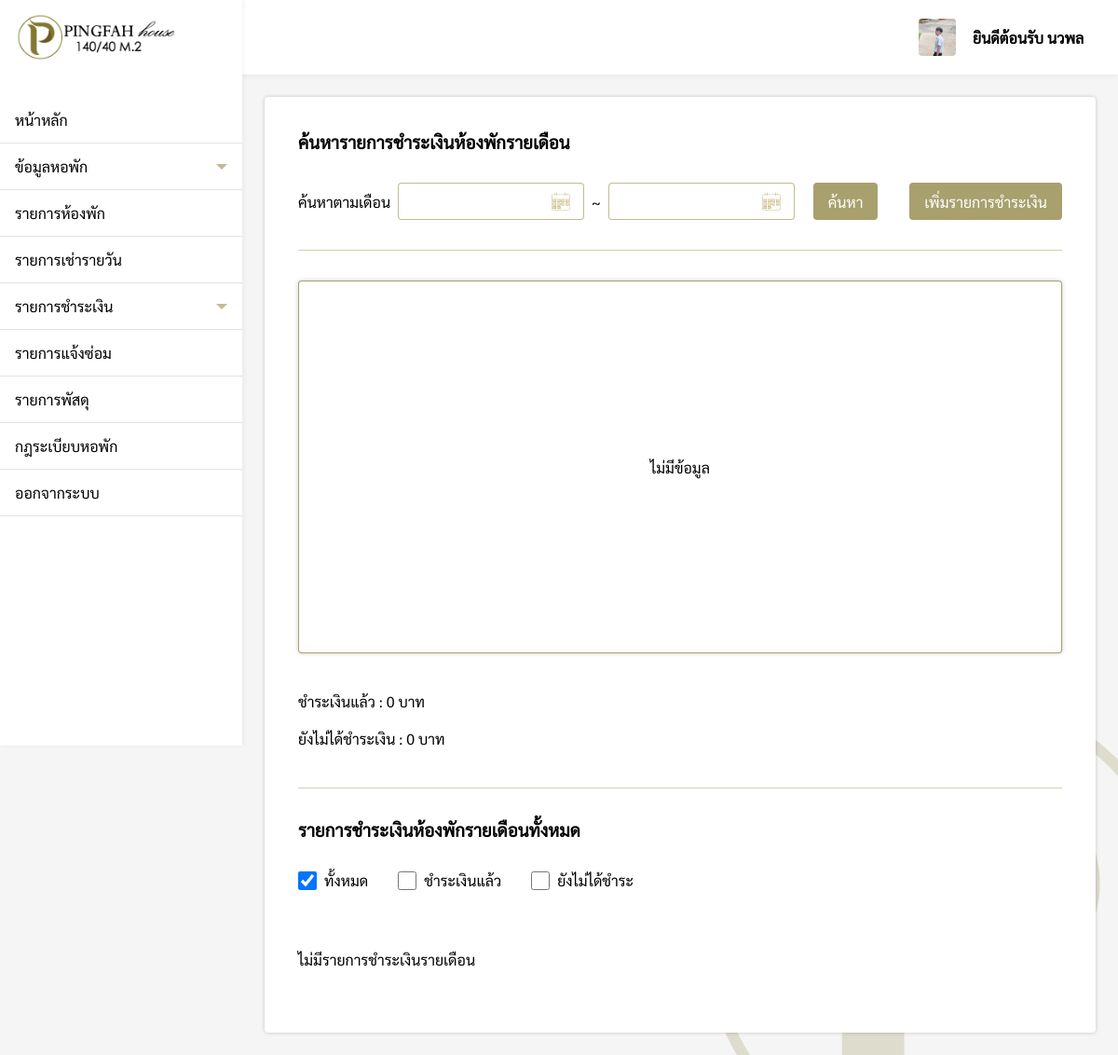
/pages/employee/cost/index.php (signed in), run on an earlier commit of the app's database.
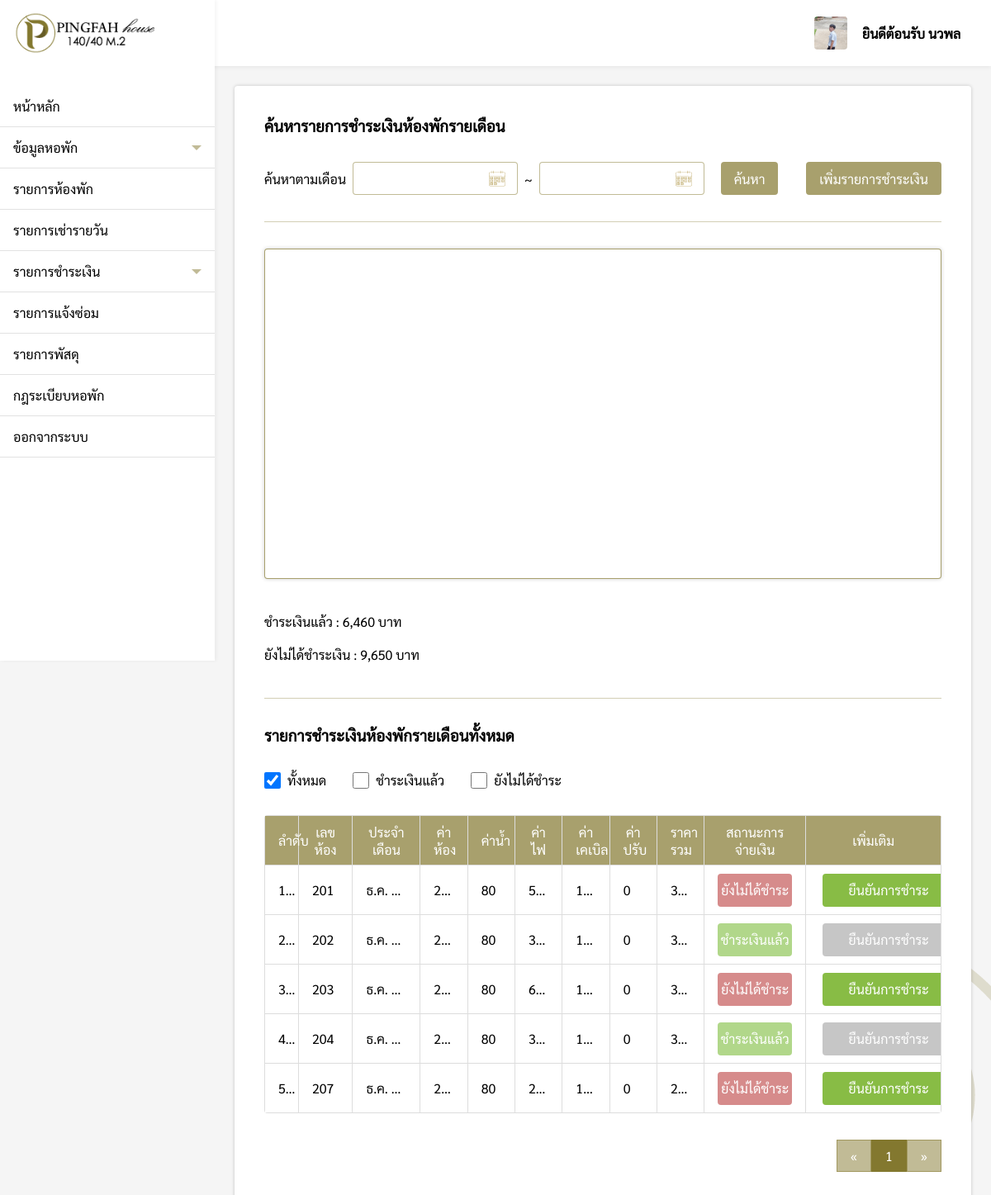
And on a later commit of the database.
### tables this page shows
CREATE TABLE `employee` (
  `id` int(11) NOT NULL,
  `title_name` varchar(200) NOT NULL,
  `firstname` varchar(200) NOT NULL,
  `lastname` varchar(200) NOT NULL,
  `nickname` varchar(200) NOT NULL,
  `position` varchar(200) NOT NULL,
  `id_card` varchar(200) NOT NULL,
  `tel` varchar(200) NOT NULL,
  `email` varchar(200) NOT NULL,
  `id_line` varchar(200) NOT NULL,
  `birthday` varchar(200) NOT NULL,
  `age` varchar(200) NOT NULL,
  `race` varchar(200) NOT NULL,
  `nationality` varchar(200) NOT NULL,
  `address` varchar(200) NOT NULL,
  `pic_idcard` varchar(200) NOT NULL,
  `pic_home` varchar(200) NOT NULL,
  `profile_img` varchar(200) NOT NULL,
  `username` varchar(200) NOT NULL,
  `password` varchar(200) NOT NULL
);

CREATE TABLE `cost` (
  `cost_id` int(11) NOT NULL,
  `room_id` varchar(100) NOT NULL,
  `type` varchar(100) NOT NULL,
  `cost_status` varchar(100) NOT NULL,
  `date` varchar(100) NOT NULL,
  `room_cost` float(100,2) NOT NULL,
  `water_bill` float(100,2) NOT NULL,
  `elec_bill` float(100,2) NOT NULL,
  `cable_charge` float(100,2) NOT NULL,
  `fines` float(100,2) NOT NULL,
  `total` varchar(255) NOT NULL
);

### pages/employee/cost/index.php (the view, shortened to what the rows shown need)
<?php
if($_SESSION['level'] == 'employee'){
    include('../../connection.php');
    include('../../../components/sidebarEPY.php');
    $from = @$_REQUEST['from'];
    $to = @$_REQUEST['to'];
    $check = @$_REQUEST['Status'];
    function DateThai($strDate){
    	$strYear = date("Y",strtotime($strDate))+543;
    	$strMonth= date("n",strtotime($strDate));
    	$strMonthCut = Array("","ม.ค.","ก.พ.","มี.ค.","เม.ย.","พ.ค.","มิ.ย.","ก.ค.","ส.ค.","ก.ย.","ต.ค.","พ.ย.","ธ.ค.");
    	$strMonthThai=$strMonthCut[$strMonth];
    	return "$strMonthThai $strYear";
    }
?>
<!DOCTYPE html>
<html lang="en">
<head>
    <link rel="stylesheet" href="../../../css/cost.css">
    <link rel="stylesheet" href="../../../css/my-style.css">
</head>
<body>
    <div class="box">
        <div style="padding:24px;">
            <div class="cost-box">
                <div>
                    <?php
                        $perpage = 10;
                        if(isset($_GET['page'])){
                            $page = $_GET['page'];
                        }else{
                            $page = 1;
                        }
                        $start = ($page - 1) * $perpage;
                        $num = $start + 1;
                        if(isset($from) && isset($to) && !isset($check)){
                            $sql ="SELECT * FROM cost WHERE (date BETWEEN '$from' AND '$to') ORDER BY date LIMIT {$start} , {$perpage}";
                        }else{
                            $sql = "SELECT * FROM cost ORDER BY date LIMIT {$start} , {$perpage} ";
                        }
                        $result = $conn->query($sql);
                        if ($result->num_rows > 0) {
                        ?>
                    <table>
                        <tr>
                            <th>ลำดับ</th>
                            <th>เลขห้อง</th>
                            <th>ประจำเดือน</th>
                            <th>ค่าห้อง</th>
                            <th>ค่าน้ำ</th>
                            <th>ค่าไฟ</th>
                            <th>ค่าเคเบิล</th>
                            <th>ค่าปรับ</th>
                            <th>ราคารวม</th>
                            <th>สถานะการจ่ายเงิน</th>
                            <th>เพิ่มเติม</th>
                        </tr>
                        <?php while($row = $result->fetch_assoc()){ ?>
                        <tr>
                            <td><?php echo $num; ?></td>
                            <td><?php echo $row["room_id"];?></td>
                            <td><?php echo DateThai($row["date"]);?></td>
                            <td><?php echo number_format($row["room_cost"]);?></td>
                            <td><?php echo number_format($row["water_bill"]);?></td>
                            <td><?php echo number_format($row["elec_bill"]);?></td>
                            <td><?php echo number_format($row["cable_charge"]);?></td>
                            <td><?php echo number_format($row["fines"]);?></td>
                            <td><?php echo number_format($row["total"]);?></td>
                            <?php
                            if($row['cost_status'] == 'ชำระเงินแล้ว'){
                            ?>
                            <td>
                                <div class="status-success">
                                    <p><?php echo $row["cost_status"]?></p>
                                </div>
                            </td>
                            <?php
                            }else{
                            ?>
                            <td>
                                <div class="status-nosuccess">
                                    <p><?php echo $row["cost_status"]?></p>
                                </div>
                            </td>
                            <?php } ?>
                            <?php
                            if($row['cost_status'] != 'ชำระเงินแล้ว'){
                            ?>
                            <td>
                                <button class="confirm-status"
                                    onclick="confirmStatus(<?php echo $row['room_id'] .",'" .$row['date'] ."'"; ?>)">ยืนยันการชำระ</button>
                            </td>
                            <?php
                            }else{
                            ?>
                            <td>
                                <button class="confirmed-status">ยืนยันการชำระ</button>
                            </td>
                            <?php } ?>
                        </tr>
                        <?php $num++; } ?>
                    </table>
                    <?php
                        }else{
                            echo "<div style='margin:32px 0'>ไม่มีรายการชำระเงินรายเดือน</div>";
                        }
                        ?>
                </div>
            </div>
        </div>
    </div>
</body>
</html>
<?php
}else{
    Header("Location: ../../login.php");
}
?>

### components/sidebarEPY.php (shortened to what the rows shown need)
<!DOCTYPE html>
<html lang="en">
<head>
    <link rel="stylesheet" href="/Pingfah/css/navbar.css">
</head>
<body onload="menubar()">
    <div >
        <div class="topbar">
            <a href="/Pingfah/pages/employee/myprofile/index.php">
                <div class="profile">
                    <?php
                    $user = $_SESSION['ID'];
                    $sql = "SELECT * FROM employee WHERE username = '$user'";
                    $profile_result = $conn->query($sql);
                    if ($profile_result->num_rows > 0) {
                        while($profile = $profile_result->fetch_assoc()) {
                    ?>
                    <img src="<?php if(isset($profile['profile_img'])){ echo "/Pingfah/pages/images/employee/".$_SESSION['ID']."/".$profile['profile_img']; }else{ echo "https://sites.google.com/site/rabbiteieicom/_/rsrc/1467891358746/home/image8.jpg"; } ?>"
                        alt="profile_logo" class="profile-logo">
                    <p class="profile-text">ยินดีต้อนรับ <?php echo $_SESSION['name']; ?></p>
                    <?php }} ?>
                </div>
            </a>
        </div>
    </div>
</body>
</html>

What changed in the data, as far as the page shows it:
added cost: room "201", date "ธ.ค.…", room_cost "2,…", water_bill "80", elec_bill "5…", cable_charge "1…", fines "0", total "3,…", cost_status "ยังไม่ได้ชำระ"
added cost: room "202", date "ธ.ค.…", room_cost "2,…", water_bill "80", elec_bill "3…", cable_charge "1…", fines "0", total "3,…", cost_status "ชำระเงินแล้ว"
added cost: room "203", date "ธ.ค.…", room_cost "2,…", water_bill "80", elec_bill "6…", cable_charge "1…", fines "0", total "3,…", cost_status "ยังไม่ได้ชำระ"
added cost: room "204", date "ธ.ค.…", room_cost "2,…", water_bill "80", elec_bill "3…", cable_charge "1…", fines "0", total "3,…", cost_status "ชำระเงินแล้ว"
added cost: room "207", date "ธ.ค.…", room_cost "2,…", water_bill "80", elec_bill "2…", cable_charge "1…", fines "0", total "2,…", cost_status "ยังไม่ได้ชำระ"
Also different on the page:
$totalresult["total_cost"]: "0" → "6,460"
$totalresult["untotal_cost"]: "0" → "9,650"
text no longer shown: "ไม่มีข้อมูล ไม่มีรายการชำระเงินรายเดือน"
text now shown: "ลำดับ เลขห้อง ประจำเดือน ค่าห้อง ค่าน้ำ ค่าไฟ ค่าเคเบิล ค่าปรับ ราคารวม สถานะการจ่ายเงิน เพิ่มเติม « »"
new list line: "1"
